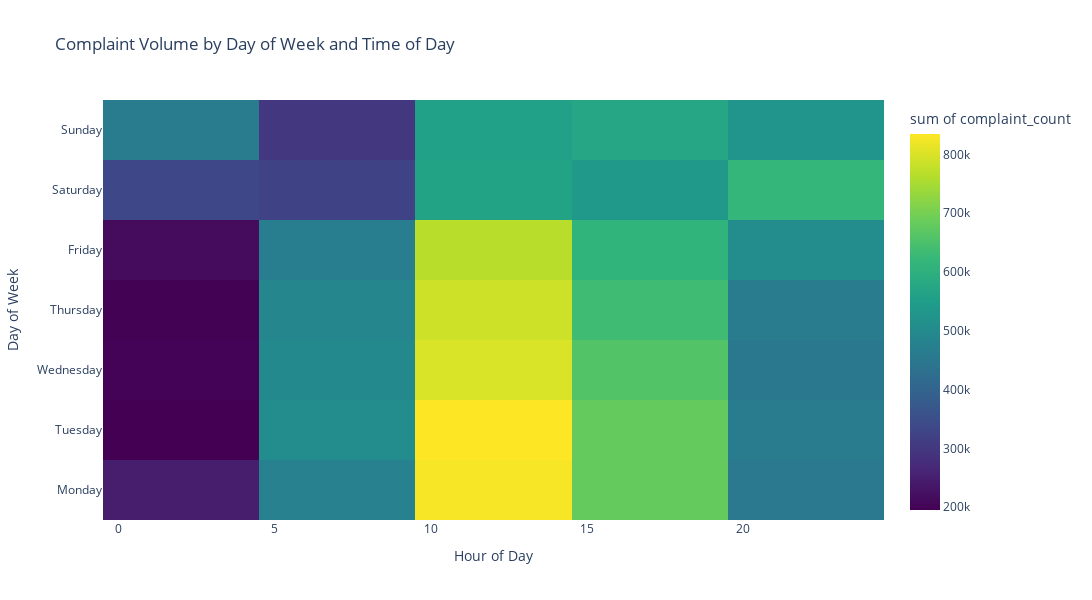

Here is the notebook cell this chart was saved with:
### Markdown cell above
### complaints volume by day of week and time of day

### Code cell
# 10am - 2pm during weekdays is the peak time for complaints

df['day_of_week'] = df['created_date'].dt.day_name()
df['hour_of_day'] = df['created_date'].dt.hour

heatmap = df.groupby(['day_of_week', 'hour_of_day']).size().reset_index(name='complaint_count')

days_order = ['Monday', 'Tuesday', 'Wednesday', 'Thursday', 'Friday', 'Saturday', 'Sunday']

heatmap['day_of_week'] = pd.Categorical(heatmap['day_of_week'], categories=days_order, ordered=True)

fig = px.density_heatmap(
    heatmap,
    x='hour_of_day',
    y='day_of_week',
    z='complaint_count',
    color_continuous_scale='Viridis',
    title='Complaint Volume by Day of Week and Time of Day'
)

fig.update_layout(
    xaxis_title='Hour of Day',
    yaxis_title='Day of Week',
    width=1200,
    height=600
)

fig.update_yaxes(categoryorder='array', categoryarray=days_order)

### Figure 1 — Plotly figure (JSON) as saved in the notebook; plotly's stock layout.template omitted (floating-point values rounded to 4 significant figures; data arrays with more than 128 entries replaced by an {"elided": "..."} marker saying what was removed)
{"data": [{"coloraxis": "coloraxis", "histfunc": "sum", "hovertemplate": "hour_of_day=%{x}<br>day_of_week=%{y}<br>sum of complaint_count=%{z}<extra></extra>", "name": "", "type": "histogram2d", "x": {"elided": "168 int values"}, "xaxis": "x", "xbingroup": "x", "y": {"elided": "168 str values"}, "yaxis": "y", "ybingroup": "y", "z": {"elided": "168 int values"}}], "layout": {"coloraxis": {"colorbar": {"title": {"text": "sum of complaint_count"}}, "colorscale": [[0, "#440154"], [0.1111, "#482878"], [0.2222, "#3e4989"], [0.3333, "#31688e"], [0.4444, "#26828e"], [0.5556, "#1f9e89"], [0.6667, "#35b779"], [0.7778, "#6ece58"], [0.8889, "#b5de2b"], [1, "#fde725"]]}, "height": 600, "legend": {"tracegroupgap": 0}, "title": {"text": "Complaint Volume by Day of Week and Time of Day"}, "width": 1200, "xaxis": {"anchor": "y", "domain": [0, 1], "title": {"text": "Hour of Day"}}, "yaxis": {"anchor": "x", "categoryarray": ["Monday", "Tuesday", "Wednesday", "Thursday", "Friday", "Saturday", "Sunday"], "categoryorder": "array", "domain": [0, 1], "title": {"text": "Day of Week"}}}}
